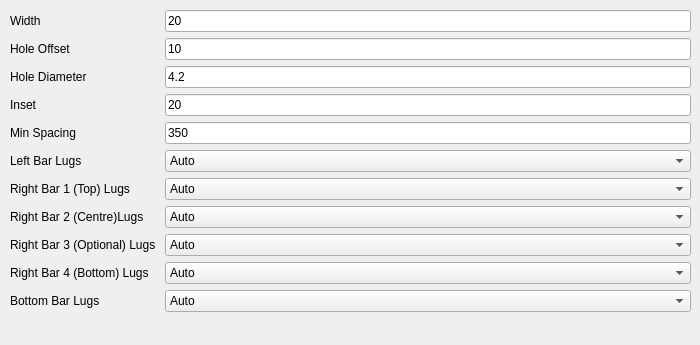
   <widget class="QWidget" name="tab_6">
    <attribute name="title">
     <string>Mounting Lugs</string>
    </attribute>
    <widget class="QWidget" name="formLayoutWidget_4">
     <property name="geometry">
      <rect>
       <x>10</x>
       <y>10</y>
       <width>681</width>
       <height>326</height>
      </rect>
     </property>
     <layout class="QFormLayout" name="formLayout_4">
      <property name="fieldGrowthPolicy">
       <enum>QFormLayout::AllNonFixedFieldsGrow</enum>
      </property>
      <item row="0" column="0">
       <widget class="QLabel" name="label_10">
        <property name="text">
         <string>Width</string>
        </property>
       </widget>
      </item>
      <item row="0" column="1">
       <widget class="QLineEdit" name="LugWidth">
        <property name="text">
         <string>20</string>
        </property>
       </widget>
      </item>
      <item row="1" column="0">
       <widget class="QLabel" name="label_11">
        <property name="text">
         <string>Hole Offset</string>
        </property>
       </widget>
      </item>
      <item row="1" column="1">
       <widget class="QLineEdit" name="LugHoleOffset">
        <property name="text">
         <string>10</string>
        </property>
       </widget>
      </item>
      <item row="2" column="0">
       <widget class="QLabel" name="label_12">
        <property name="text">
         <string>Hole Diameter</string>
        </property>
       </widget>
      </item>
      <item row="2" column="1">
       <widget class="QLineEdit" name="LugHoleDiameter">
        <property name="text">
         <string>4.2</string>
        </property>
       </widget>
      </item>
      <item row="3" column="0">
       <widget class="QLabel" name="label_16">
        <property name="text">
         <string>Inset</string>
        </property>
       </widget>
      </item>
      <item row="3" column="1">
       <widget class="QLineEdit" name="MountingLugInset">
        <property name="text">
         <string>20</string>
        </property>
       </widget>
      </item>
      <item row="4" column="0">
       <widget class="QLabel" name="label_30">
        <property name="text">
         <string>Min Spacing</string>
        </property>
       </widget>
      </item>
      <item row="4" column="1">
       <widget class="QLineEdit" name="MountingLugMinSpacing">
        <property name="text">
         <string>350</string>
        </property>
       </widget>
      </item>
      <item row="9" column="1">
       <widget class="QComboBox" name="RightBar4Lugs">
        <item>
         <property name="text">
          <string>Auto</string>
         </property>
        </item>
        <item>
         <property name="text">
          <string>1</string>
         </property>
        </item>
        <item>
         <property name="text">
          <string>2</string>
         </property>
        </item>
        <item>
         <property name="text">
          <string>3</string>
         </property>
        </item>
        <item>
         <property name="text">
          <string>4</string>
         </property>
        </item>
        <item>
         <property name="text">
          <string>5</string>
         </property>
        </item>
       </widget>
      </item>
      <item row="8" column="1">
       <widget class="QComboBox" name="RightBar3Lugs">
        <item>
         <property name="text">
          <string>Auto</string>
         </property>
        </item>
        <item>
         <property name="text">
          <string>1</string>
         </property>
        </item>
        <item>
         <property name="text">
          <string>2</string>
         </property>
        </item>
        <item>
         <property name="text">
          <string>3</string>
         </property>
        </item>
        <item>
         <property name="text">
          <string>4</string>
         </property>
        </item>
        <item>
         <property name="text">
          <string>5</string>
         </property>
        </item>
       </widget>
      </item>
      <item row="5" column="1">
       <widget class="QComboBox" name="LeftBarLugs">
        <item>
         <property name="text">
          <string>Auto</string>
         </property>
        </item>
        <item>
         <property name="text">
          <string>1</string>
         </property>
        </item>
        <item>
         <property name="text">
          <string>2</string>
         </property>
        </item>
        <item>
         <property name="text">
          <string>3</string>
         </property>
        </item>
        <item>
         <property name="text">
          <string>4</string>
         </property>
        </item>
        <item>
         <property name="text">
          <string>5</string>
         </property>
        </item>
       </widget>
      </item>
      <item row="6" column="1">
       <widget class="QComboBox" name="RightBar1Lugs">
        <item>
         <property name="text">
          <string>Auto</string>
         </property>
        </item>
        <item>
         <property name="text">
          <string>1</string>
         </property>
        </item>
        <item>
         <property name="text">
          <string>2</string>
         </property>
        </item>
        <item>
         <property name="text">
          <string>3</string>
         </property>
        </item>
        <item>
         <property name="text">
          <string>4</string>
         </property>
        </item>
        <item>
         <property name="text">
          <string>5</string>
         </property>
        </item>
       </widget>
      </item>
      <item row="7" column="1">
       <widget class="QComboBox" name="RightBar2Lugs">
        <item>
         <property name="text">
          <string>Auto</string>
         </property>
        </item>
        <item>
         <property name="text">
          <string>1</string>
         </property>
        </item>
        <item>
         <property name="text">
          <string>2</string>
         </property>
        </item>
        <item>
         <property name="text">
          <string>3</string>
         </property>
        </item>
        <item>
         <property name="text">
          <string>4</string>
         </property>
        </item>
        <item>
         <property name="text">
          <string>5</string>
         </property>
        </item>
       </widget>
      </item>
      <item row="5" column="0">
       <widget class="QLabel" name="label_31">
        <property name="text">
         <string>Left Bar Lugs</string>
        </property>
       </widget>
      </item>
      <item row="6" column="0">
       <widget class="QLabel" name="label_59">
        <property name="text">
         <string>Right Bar 1 (Top) Lugs </string>
        </property>
       </widget>
      </item>
      <item row="7" column="0">
       <widget class="QLabel" name="label_60">
        <property name="text">
         <string>Right Bar 2 (Centre)Lugs </string>
        </property>
       </widget>
      </item>
      <item row="8" column="0">
       <widget class="QLabel" name="label_61">
        <property name="text">
         <string>Right Bar 3 (Optional) Lugs </string>
        </property>
       </widget>
      </item>
      <item row="9" column="0">
       <widget class="QLabel" name="label_62">
        <property name="text">
         <string>Right Bar 4 (Bottom) Lugs </string>
        </property>
       </widget>
      </item>
      <item row="10" column="0">
       <widget class="QLabel" name="label_63">
        <property name="text">
         <string>Bottom Bar Lugs </string>
        </property>
       </widget>
      </item>
      <item row="10" column="1">
       <widget class="QComboBox" name="BottomBarLugs">
        <item>
         <property name="text">
          <string>Auto</string>
         </property>
        </item>
        <item>
         <property name="text">
          <string>1</string>
         </property>
        </item>
        <item>
         <property name="text">
          <string>2</string>
         </property>
        </item>
        <item>
         <property name="text">
          <string>3</string>
         </property>
        </item>
        <item>
         <property name="text">
          <string>4</string>
         </property>
        </item>
        <item>
         <property name="text">
          <string>5</string>
         </property>
        </item>
       </widget>
      </item>
     </layout>
    </widget>
   </widget>
